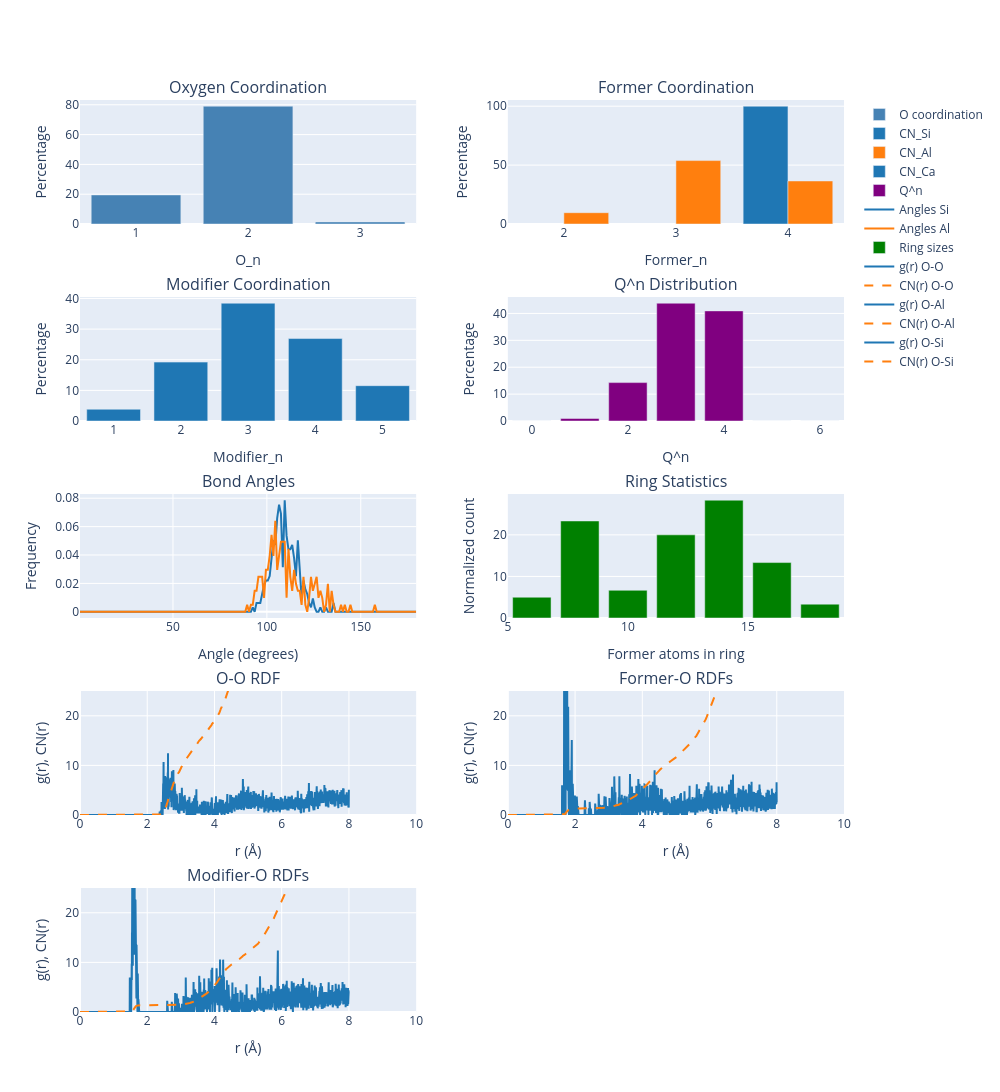

The notebook cell saved with this chart:
### Code cell
fig = plot_analysis_results_plotly(results_analysis)
fig.show()

### Figure 1 — Plotly figure (JSON) as saved in the notebook; plotly's stock layout.template omitted (floating-point values rounded to 4 significant figures; data arrays with more than 128 entries replaced by an {"elided": "..."} marker saying what was removed)
{"data": [{"marker": {"color": "steelblue"}, "name": "O coordination", "showlegend": true, "type": "bar", "x": [1, 2, 3], "xaxis": "x", "y": [19.52, 79.05, 1.429], "yaxis": "y"}, {"marker": {"color": "#1f77b4"}, "name": "CN_Si", "offsetgroup": "0", "showlegend": true, "type": "bar", "x": [4], "xaxis": "x2", "y": [100], "yaxis": "y2"}, {"marker": {"color": "#ff7f0e"}, "name": "CN_Al", "offsetgroup": "1", "showlegend": true, "type": "bar", "x": [2, 3, 4], "xaxis": "x2", "y": [9.615, 53.85, 36.54], "yaxis": "y2"}, {"marker": {"color": "#1f77b4"}, "name": "CN_Ca", "offsetgroup": "0", "showlegend": true, "type": "bar", "x": [1, 2, 3, 4, 5], "xaxis": "x3", "y": [3.846, 19.23, 38.46, 26.92, 11.54], "yaxis": "y3"}, {"marker": {"color": "purple"}, "name": "Q^n", "showlegend": true, "type": "bar", "x": [0, 1, 2, 3, 4, 5, 6], "xaxis": "x4", "y": [0, 0.9524, 14.29, 43.81, 40.95, 0, 0], "yaxis": "y4"}, {"line": {"color": "#1f77b4", "width": 2}, "mode": "lines", "name": "Angles Si", "showlegend": true, "type": "scatter", "x": {"elided": "180 float values"}, "xaxis": "x5", "y": {"elided": "180 float values"}, "yaxis": "y5"}, {"line": {"color": "#ff7f0e", "width": 2}, "mode": "lines", "name": "Angles Al", "showlegend": true, "type": "scatter", "x": {"elided": "180 float values"}, "xaxis": "x5", "y": {"elided": "180 float values"}, "yaxis": "y5"}, {"marker": {"color": "green"}, "name": "Ring sizes", "showlegend": true, "type": "bar", "x": [6, 8, 10, 12, 14, 16, 18], "xaxis": "x6", "y": [5, 23.33, 6.667, 20, 28.33, 13.33, 3.333], "yaxis": "y6"}, {"line": {"color": "#1f77b4", "width": 2}, "mode": "lines", "name": "g(r) O-O", "showlegend": true, "type": "scatter", "x": {"elided": "2000 float values"}, "xaxis": "x7", "y": {"elided": "2000 float values"}, "yaxis": "y7"}, {"line": {"color": "#ff7f0e", "dash": "dash", "width": 2}, "mode": "lines", "name": "CN(r) O-O", "showlegend": true, "type": "scatter", "x": {"elided": "2000 float values"}, "xaxis": "x7", "y": {"elided": "2000 float values"}, "yaxis": "y7"}, {"line": {"color": "#1f77b4", "width": 2}, "mode": "lines", "name": "g(r) O-Al", "showlegend": true, "type": "scatter", "x": {"elided": "2000 float values"}, "xaxis": "x8", "y": {"elided": "2000 float values"}, "yaxis": "y8"}, {"line": {"color": "#ff7f0e", "dash": "dash", "width": 2}, "mode": "lines", "name": "CN(r) O-Al", "showlegend": true, "type": "scatter", "x": {"elided": "2000 float values"}, "xaxis": "x8", "y": {"elided": "2000 float values"}, "yaxis": "y8"}, {"line": {"color": "#1f77b4", "width": 2}, "mode": "lines", "name": "g(r) O-Si", "showlegend": true, "type": "scatter", "x": {"elided": "2000 float values"}, "xaxis": "x9", "y": {"elided": "2000 float values"}, "yaxis": "y9"}, {"line": {"color": "#ff7f0e", "dash": "dash", "width": 2}, "mode": "lines", "name": "CN(r) O-Si", "showlegend": true, "type": "scatter", "x": {"elided": "2000 float values"}, "xaxis": "x9", "y": {"elided": "2000 float values"}, "yaxis": "y9"}], "layout": {"annotations": [{"font": {"size": 16}, "showarrow": false, "text": "Oxygen Coordination", "x": 0.22, "xanchor": "center", "xref": "paper", "y": 1.0, "yanchor": "bottom", "yref": "paper"}, {"font": {"size": 16}, "showarrow": false, "text": "Former Coordination", "x": 0.78, "xanchor": "center", "xref": "paper", "y": 1.0, "yanchor": "bottom", "yref": "paper"}, {"font": {"size": 16}, "showarrow": false, "text": "Modifier Coordination", "x": 0.22, "xanchor": "center", "xref": "paper", "y": 0.784, "yanchor": "bottom", "yref": "paper"}, {"font": {"size": 16}, "showarrow": false, "text": "Q^n Distribution", "x": 0.78, "xanchor": "center", "xref": "paper", "y": 0.784, "yanchor": "bottom", "yref": "paper"}, {"font": {"size": 16}, "showarrow": false, "text": "Bond Angles", "x": 0.22, "xanchor": "center", "xref": "paper", "y": 0.568, "yanchor": "bottom", "yref": "paper"}, {"font": {"size": 16}, "showarrow": false, "text": "Ring Statistics", "x": 0.78, "xanchor": "center", "xref": "paper", "y": 0.568, "yanchor": "bottom", "yref": "paper"}, {"font": {"size": 16}, "showarrow": false, "text": "O-O RDF", "x": 0.22, "xanchor": "center", "xref": "paper", "y": 0.352, "yanchor": "bottom", "yref": "paper"}, {"font": {"size": 16}, "showarrow": false, "text": "Former-O RDFs", "x": 0.78, "xanchor": "center", "xref": "paper", "y": 0.352, "yanchor": "bottom", "yref": "paper"}, {"font": {"size": 16}, "showarrow": false, "text": "Modifier-O RDFs", "x": 0.22, "xanchor": "center", "xref": "paper", "y": 0.136, "yanchor": "bottom", "yref": "paper"}], "height": 1500, "legend": {"orientation": "v", "x": 1.02, "xanchor": "left", "y": 1, "yanchor": "top"}, "showlegend": true, "width": 1000, "xaxis": {"anchor": "y", "domain": [0, 0.44], "title": {"text": "O_n"}}, "xaxis2": {"anchor": "y2", "domain": [0.56, 1], "title": {"text": "Former_n"}}, "xaxis3": {"anchor": "y3", "domain": [0, 0.44], "title": {"text": "Modifier_n"}}, "xaxis4": {"anchor": "y4", "domain": [0.56, 1], "title": {"text": "Q^n"}}, "xaxis5": {"anchor": "y5", "domain": [0, 0.44], "title": {"text": "Angle (degrees)"}}, "xaxis6": {"anchor": "y6", "domain": [0.56, 1], "title": {"text": "Former atoms in ring"}}, "xaxis7": {"anchor": "y7", "domain": [0, 0.44], "range": [0, 10], "title": {"text": "r (Å)"}}, "xaxis8": {"anchor": "y8", "domain": [0.56, 1], "range": [0, 10], "title": {"text": "r (Å)"}}, "xaxis9": {"anchor": "y9", "domain": [0, 0.44], "range": [0, 10], "title": {"text": "r (Å)"}}, "yaxis": {"anchor": "x", "domain": [0.864, 1.0], "title": {"text": "Percentage"}}, "yaxis2": {"anchor": "x2", "domain": [0.864, 1.0], "title": {"text": "Percentage"}}, "yaxis3": {"anchor": "x3", "domain": [0.648, 0.784], "title": {"text": "Percentage"}}, "yaxis4": {"anchor": "x4", "domain": [0.648, 0.784], "title": {"text": "Percentage"}}, "yaxis5": {"anchor": "x5", "domain": [0.432, 0.568], "title": {"text": "Frequency"}}, "yaxis6": {"anchor": "x6", "domain": [0.432, 0.568], "title": {"text": "Normalized count"}}, "yaxis7": {"anchor": "x7", "domain": [0.216, 0.352], "range": [0, 25], "title": {"text": "g(r), CN(r)"}}, "yaxis8": {"anchor": "x8", "domain": [0.216, 0.352], "range": [0, 25], "title": {"text": "g(r), CN(r)"}}, "yaxis9": {"anchor": "x9", "domain": [0, 0.136], "range": [0, 25], "title": {"text": "g(r), CN(r)"}}}}
